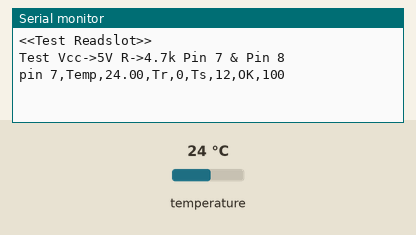
Simulated run of this sketch. Board: Arduino Uno, built with avr-gcc and run on an emulated ATmega328P. On the bench: the last lines printed to the serial monitor. Wiring (inferred from the names in the program): DS18B20 sensor: data pin 7. The test bench sets the inputs (shaded band); at power-on: temperature 24 °C.

Above: at 1.2 s.
1.3 s: temperature set to 10.5 °C
At 2.7 s:
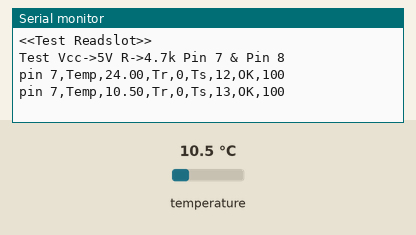
4.3 s: temperature set to 9.9 °C
At 4.8 s:
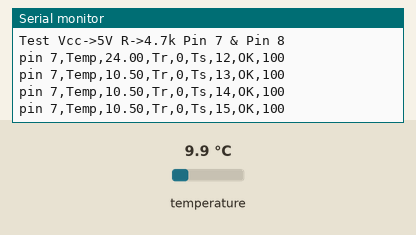
Timing chart, 0 to 7.3 s (numbered marks = the images above; inputs shaded):
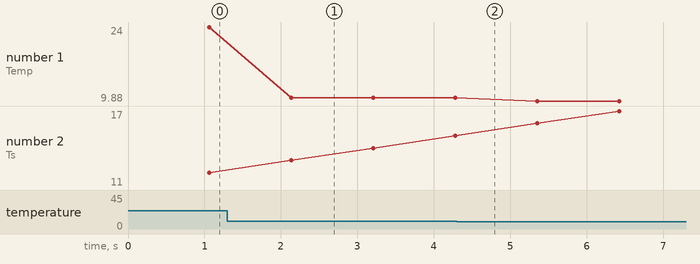

Measured:
- after the input at 1.3 s, the serial monitor: prints a new line after 0.84 s (image 1)
- plotted number 1: 24 → 10.5 after the input at 1.3 s, 10.5 → 9.88 after the input at 4.3 s
- plotted number 2: 12 → 15 after the input at 1.3 s

The sketch:

my_ds18b20_pro_06_01_readslot_time.ino
```cpp
/**********************************************************************
 - 適用狀況：只能用於1台arduino連接1個DS18B20之狀態
 - 功能描述：可重置DS18B20及讀寫命令及取得溫度值
 - 詳細內容：不引用他人函數庫的情況下，讓Arduino與DS18B20於1對1的連接下，
 			能做資料讀寫之功能，順利取得溫度值並回饋訊息至串列埠螢幕中
 - 版本新增：讀取中間暫存器之資料
 - 主機版本：Arduino UNO R3
 *********************************************************************/
uint8_t  g_dq_pin =7;             //Arduino數位腳位7接到DS18B20，DQ為Data input/output的縮寫
uint8_t scratchpad[9];
uint8_t g_ms_release_t = 0;			//主機釋放時間點
uint8_t g_ms_sample_t = 0;			//主機取樣時間點
uint8_t g_ms_read_t = 59;			//整體週期讀取時間

//ROM命令
#define Skip_ROM 			0xcc	//用於1對1時，省略每次作ROM序號確認程序

//RAM命令
#define Convert_T			0x44	//啟動溫度轉換
#define Read_Scratchpad		0xbe	//讀取暫存器值，有9個字元


void setup() {
	Serial.begin(9600);
	Serial.println("<<Test Readslot>>");
}

void loop() {
	TestReadslot();
}

void TestReadslot() {
	//測試釋放時間點及取sample time，來試試其範圍方何？
	Serial.println("Test Vcc->5V R->4.7k Pin 7 & Pin 8");
	g_dq_pin =7;             //Arduino數位腳位2接到DS18B20，DQ為Data input/output的縮寫

	for(g_ms_release_t = 0; g_ms_release_t  < 10; ++g_ms_release_t)
	{
		for(g_ms_sample_t = (12-g_ms_release_t); g_ms_sample_t  < (18-g_ms_release_t); ++g_ms_sample_t)
			//for(g_ms_sample_t = 0; g_ms_sample_t  <20; ++g_ms_sample_t)
		{
			//如果讀取資料並CRC檢查OK就表示成功
			uint8_t ok_time = 0;
			for(int j = 0; j <100; ++j)
			{
				if(FoundDataWarehouse())
				{
					ok_time++;
				}
			}
			Serial.print("pin 7,Temp,");
			Serial.print(getTempC());
			Serial.print(",Tr,");
			Serial.print(g_ms_release_t);
			Serial.print(",Ts,");
			Serial.print(g_ms_sample_t);
			Serial.print(",OK,");
			Serial.println(ok_time);
		}
	}
	g_dq_pin =8;             //Arduino數位腳位2接到DS18B20，DQ為Data input/output的縮寫
	for(g_ms_release_t = 0; g_ms_release_t  < 10; ++g_ms_release_t)
	{
		for(g_ms_sample_t = (12-g_ms_release_t); g_ms_sample_t  < (18-g_ms_release_t); ++g_ms_sample_t)
			//for(g_ms_sample_t = 0; g_ms_sample_t  <20; ++g_ms_sample_t)
		{
			//如果讀取資料並CRC檢查OK就表示成功
			uint8_t ok_time = 0;
			for(int j = 0; j <100; ++j)
			{
				if(FoundDataWarehouse())
				{
					ok_time++;
				}
			}
			Serial.print("pin 8,Temp,");
			Serial.print(getTempC());
			Serial.print(",Tr,");
			Serial.print(g_ms_release_t);
			Serial.print(",Ts,");
			Serial.print(g_ms_sample_t);
			Serial.print(",OK,");
			Serial.println(ok_time);
		}
	}


}
uint8_t CheckSratchpadCRC()
{
	uint8_t chip_CRC=scratchpad[8];
	uint8_t check_CRC =0;
	for(int i = 0; i < 8; ++i)
	{
		check_CRC=ReCalculateCRC(check_CRC,scratchpad[i]);
	}
	/*
	//訊息回饋
	if(check_CRC==chip_CRC)
	{
		return 1;
	}
	else {
		Serial.println("ERROR:Read Data error");
		Serial.print("DS18B20_CRC -> 0x");
		Serial.println(scratchpad[8] , HEX);
		Serial.print("DataReCalculate_CRC -> 0x");
		Serial.println(check_CRC , HEX);
		return 0;
	}
	*/
	//if else簡化寫法
	return ((check_CRC==chip_CRC) ? 1 : 0);

}

//此函式為Dallas使用CRC8=X8+X5+X4+1的檢測法
//CRC-Cyclic Redundancy Check
uint8_t ReCalculateCRC(uint8_t old_CRC,uint8_t input_byte) {
	uint8_t target_bit, rightmost_bit, polynomial_bit;
	for(int i = 0; i < 8; ++i)
	{
		rightmost_bit = old_CRC & 0x01; //&的運算是A&0=0,A&1=A
		target_bit = (input_byte >> i) & 0x01;
		//	polynomial_bit = (target_bit ^ rightmost_bit) & 0x01; //需要再&0x01嗎？
		polynomial_bit = target_bit ^ rightmost_bit ;
		old_CRC = old_CRC>>1;

		//若polynomial_bit為0其XOR的運算不會改變原來CRC之值
		//故只處理polynomial_bit為1的情況
		if(polynomial_bit)
		{
			//CRC MAXIM =1+X4+X5-->10001100-->0x8c
			old_CRC=old_CRC^0x8c;
		}
	}
	return old_CRC;
}

//讀取量測資料，並作CRC檢驗，當OK時，就傳回true
uint8_t FoundDataWarehouse()
{
	while(!CommandReset());     //重啟成功，再進行動作

	SendCommand(Skip_ROM);		//主機下0xcc命令（1對1的省略ROM確認作業）
	SendCommand(Convert_T);		//0x44啟動溫度轉換
	//方法1：
	//由於位元精度差異，其轉換時間93.75/187.5/375/750ms等四種變化，
	//先以最大值作延時設定，可以保證時間的充足
	//delay(750);

	//方法2：讀忙控制：參考Datasheet當DS18B20於轉換溫度資料時
	//若主機對它作讀取slot的動作，它將會持續於低電位(0)
	//直到它轉換完畢後，就能得到1
	while(! ReadSlot());

	//再次重啟，因為要作通訊作業
	while(!CommandReset());       	  //重啟成功，再進行動作
	SendCommand(Skip_ROM);		      //主機下0xcc命令（1對1的省略ROM確認作業）
	SendCommand(Read_Scratchpad);	  //0xBE溫度暫存器中的訊息（共9個字元）
	ShelveData();			         //將暫存器資料放上資料架上，供其他程式使用
	//PrintScratchpad();			//列印現有暫存器之資料
	return CheckSratchpadCRC();		 //檢查數據資料是否正確，以作為此次量測成功與否

}

void ShelveData() {
	for(int i = 0; i < 9; ++i)
	{
		noInterrupts();
		scratchpad[i]=ReadByte();
		interrupts();
	}
}

float getTempC()
{
	if(FoundDataWarehouse())	//讀取量測資料並建立基礎數據倉庫成功
	{
		return Caculate_Temperature(); //計算溫度並傳回溫度值
	}
	else {
		//	Serial.println("DataRead.....");
		return 999.99;
	}

}

/**************************************************************************
 * [溫度值轉換程序]
 * 1、正負值判定：當MSB>7，就是負值（將負值指標值設置為true）
 * 2、若為負值就進行補數運算：反相（~）後，再加1
 * 3、結合MSB及LSB成一個十六位元，並算出其整數
 * 4、乘上單位比例值0.0625
 * 5、若為負數時，加負數符號
 * 6、將溫度值傳回
 ************************************************************************/
float Caculate_Temperature()
{
	//前兩個字元就是溫度的訊息
	uint8_t temp_LSB = scratchpad[0];	  //第一個讀到的是低位
	uint8_t temp_MSB = scratchpad[1];      //第二個讀到的是高位
	boolean  fp_minus = false;	  	    //温度正負標誌：預設為false，因為通常為零度以上
	if(temp_MSB > 0x7f)  //當temp_MSB>7代表此溫度為負數值時，測到的數值需要先反相再加 1
	{
		fp_minus = true;					//溫度正負指標，負數時fg_Minus=0
		temp_MSB = ~temp_MSB;			 	//將temp_MSB中的每一位元反相（0、1互換）
		temp_LSB = ~temp_LSB + 1;
		//將temp_LSB中的每一位元反相（0、1互換），要記得加一，才能正確的反應其值
	}
	//以十六位元空箱來結合MSB及LSB
	uint16_t raw_temp =
	    (((uint16_t)temp_MSB) << 8) |     	//將MSB先用空的十六位元左移8個位元，等於乘256
	    (((uint16_t)temp_LSB));

	float fp_temp = raw_temp * 0.0625;
	//將十六位元的整數值再乘於0.0625的單位值，既得溫度值

	if(fp_minus) {fp_temp = -fp_temp;}	//當fp_minus是1，代表是負數，將溫度加上負號
	return fp_temp;
}

uint8_t ReadByte()
{
	uint8_t byte_in=0;
	for(uint8_t i = 0; i < 8; i++)
	{
		//此時所測到的電位，就是此位元的資料
		noInterrupts();
		if(ReadSlot()) {
			//看看此時主機線的電位狀況若為高位，就是1
			bitSet(byte_in, i); 		  //將byte_in第i個位元值，設置為1
		}
		else {
			bitClear(byte_in, i); 		//將byte_in第i個位元值，設置為0
		}
		interrupts();
	}
	return (byte_in);
}

uint8_t ReadSlot() {
	//one wire的設定是3,10,53
	//主廠建議：6/9/55（含步驟是4/8/55）亦可
	//me:調整為1/2/10
	//讀時隙（Read Time Slot）步驟01：確保與上一個讀時序有1us的間隔
	noInterrupts();
	delayMicroseconds(1);
	//讀時隙（Read Time Slot）步驟02：啟始信號--拉低電位
	pinMode(g_dq_pin, OUTPUT);	      //轉為輸出，可達到高電位
	digitalWrite(g_dq_pin, LOW);	  //將電位拉低告訴DS18B20，主機已準備好了
	//讀時隙（Read Time Slot）步驟03：保持低電位最少1us
	delayMicroseconds(1);

	//test 釋放電位時機對結果的影響
	delayMicroseconds(g_ms_release_t);			  //加前面的延時，約於12~13us時取樣


	//讀時隙（Read Time Slot）步驟04：釋放線路電位
	pinMode(g_dq_pin, INPUT);		  //轉為輸入狀態，同時釋放線路
	//讀時隙（Read Time Slot）步驟05：等待時間再取樣，
	delayMicroseconds(g_ms_sample_t);			  //加前面的延時，約於12~13us時取樣
	//讀時隙（Read Time Slot）步驟06：讀取slot的電位值
	uint8_t fp=digitalRead(g_dq_pin);
	//讀時隙（Read Time Slot）步驟07：延時動作至少要60us
	interrupts();
	delayMicroseconds(g_ms_read_t-(g_ms_sample_t+g_ms_release_t));			 //加上延時過渡此段作業時間60us
	return fp;
}

void SendCommand(uint8_t instruction)
{
	for(uint8_t i = 0; i < 8; i++) {
		noInterrupts();
		WriteSolt(bitRead(instruction, i));
		interrupts();
	}
}

void WriteSolt(uint8_t order_bit)
{
	if(order_bit) {   	    //當值為1時的處理，
		noInterrupts();
		pinMode(g_dq_pin, OUTPUT);      //先將pin腳改為輸出狀態
		digitalWrite(g_dq_pin, LOW);    //將電位拉低，等於通知DS18B20要do something
		delayMicroseconds(10); 		    //至少要等待1us，但於15us前轉為高電位
		pinMode(g_dq_pin, INPUT);	    //將接收轉成INPUT狀態，轉為高電位
		interrupts();
		delayMicroseconds(60);		    //加前段的延時至少等待60us過此周期
	}
	else { 							   //當寫入值為'0'時，Tx拉低電位時段60~120us
		noInterrupts();
		pinMode(g_dq_pin, OUTPUT);	   //先轉為輸出狀態
		digitalWrite(g_dq_pin, LOW);   //將電位輸出低電位
		delayMicroseconds(65);         //靜靜的等待DS18B20來讀取資料
		pinMode(g_dq_pin, INPUT);      //釋放電位控制轉回輸入狀態
		interrupts();
		delayMicroseconds(5);		   //等待上拉電阻將電位復位為HIGH
	}
}

uint8_t CommandReset()
{
	TxReset();
	noInterrupts();
	uint8_t f=RxResult();
	interrupts();
	ThroughRx();
	//Serial.print("Reset==>");
	//Serial.println(f);
	return f;
}

void TxReset() {
	uint16_t time_keep_low = 480;
	noInterrupts();
	//Tx階段：Step 1.主機發送重置脈沖
	pinMode(g_dq_pin, OUTPUT);
	//Tx階段：Step 2.主機拉低電位
	digitalWrite(g_dq_pin, LOW);
	interrupts();
	//Tx階段：Step 3.主機持續於低電位
	delayMicroseconds(time_keep_low);
	//Tx階段：Step 4.主機釋放電位控制，轉為輸入狀態
	pinMode(g_dq_pin, INPUT);
}

uint8_t RxResult() {
	uint8_t time_wait_read=70;
	//Rx階段：Step 5.延時並讀取DS18B20回應電位值
	delayMicroseconds(time_wait_read);
	return !digitalRead(g_dq_pin);
}

void ThroughRx() {
	//Rx階段：Step 6.延時並讓其超過Rx的480us時間

	//方法1：讓其自然超過Master最長的Rx週期
	uint16_t time_through =410;
	delayMicroseconds(time_through);

	//方法2：
	//當DS18B20仍在回應（低電位）就停於此，等其拉高就返回
	//while(!digitalRead(g_dq_pin));
}


void PrintScratchpad() {
	Serial.println("");
	Serial.println("DS18b20's scratchpad Data ->");

	Serial.print("LSB -> 0x");
	Serial.print(scratchpad[0],HEX);
	Serial.println("");

	Serial.print("MSB -> 0x");
	Serial.print(scratchpad[1],HEX);
	Serial.println("");

	Serial.print("TH REGISTER -> 0x");
	Serial.print(scratchpad[2],HEX);
	Serial.println("");

	Serial.print("TL REGISTER -> 0x");
	Serial.print(scratchpad[3],HEX);
	Serial.println("");

	Serial.print("Configuration Register -> 0x");
	Serial.print(scratchpad[4],HEX);
	Serial.println("");

	for(int i = 5; i < 8; ++i)
	{
		Serial.print("RESERVED ");
		Serial.print(i-4);
		Serial.print(" -> 0x");
		Serial.print(scratchpad[i],HEX);
		Serial.println("");
	}

	Serial.print("CRC -> 0x");
	Serial.print(scratchpad[8],HEX);
	Serial.println("");
	Serial.println("");

}
```
